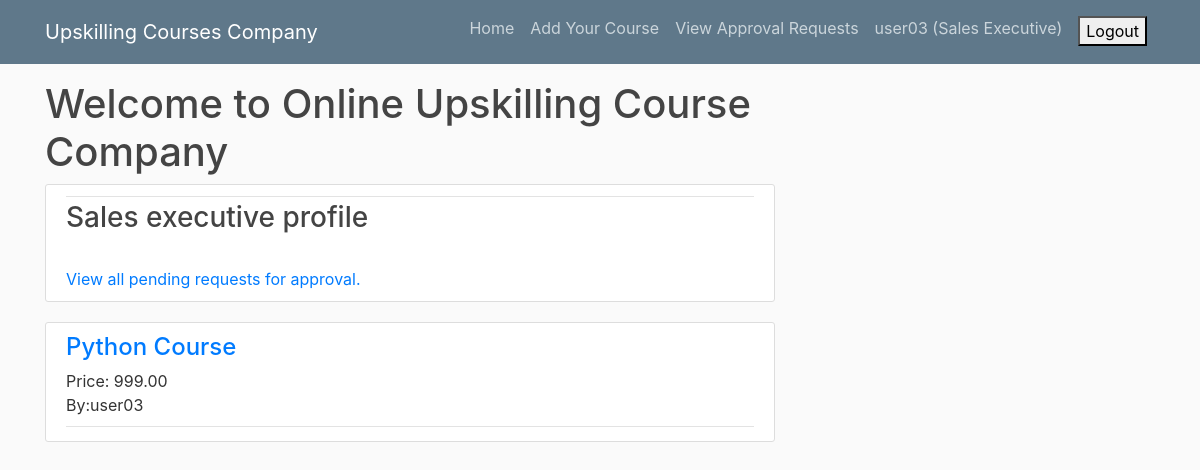
Page /home/ (signed in) on the committed database.
### accounts/models.py (models this page shows)
class User(AbstractUser):
    is_admin = models.BooleanField(default=False)
    is_customer = models.BooleanField(default=False)
    is_customerexecutive = models.BooleanField(default=False)
    is_salesexecutive = models.BooleanField(default=False)
    username = models.CharField(unique=True, max_length=100)
    email = models.EmailField(max_length=100)
    first_name = models.CharField(max_length=100)
    last_name = models.CharField(max_length=100)

class SalesExecutive(models.Model):
    user = models.OneToOneField(User, on_delete=models.CASCADE, primary_key=True)
    username = models.CharField(unique=True, max_length=100)
    email = models.EmailField(max_length=100)
    first_name = models.CharField(max_length=100)
    last_name = models.CharField(max_length=100)
    def __str__(self):
        return str(self.user)

### products/models.py (models this page shows, shortened)
class Product(models.Model):
    product_id      = models.IntegerField(primary_key=True)
    product_name    = models.CharField(max_length=100)
    product_price   = models.DecimalField(max_digits=6, decimal_places=2)
    product_seller  = models.ForeignKey(SalesExecutive, on_delete=models.CASCADE)

### products/views.py (the view)
# urls.py: path('home/', home, name='home'),
def home(request):
    products = Product.objects.all()
    return render(request, 'products/home.html', {'products':products})

### products/templates/products/home.html (shortened to what this page needs)
{% extends 'base.html' %}
{% block content %}
{% if user.is_customer %}
    <h1>Welcome to Online Upskilling Course Company</h1><br>
    <h3>Courses Available</h3>
    {% for i in products %}
        <article class="media content-section">
            <div class="media-body">
                <div class="article-metadata"></div>
                <h3><a href="{% url 'products:productdetail' product_id=i.product_id %}">{{ i.product_name }}</a></h3>
                <h6>By:{{ i.product_seller }}<br>
                Price: {{ i.product_price }}</h6><br>
            </div>
        </article>
    {% endfor %}
{% elif user.is_salesexecutive %}
    <h1>Welcome to Online Upskilling Course Company</h1>
    <article class="media content-section">
        <div class="media-body">
            <div class="article-metadata"></div>
            <h3>Sales executive profile</h3><br>
            <a href="{% url 'orders:approvalrequestsall' %}">View all pending requests for approval.</a>
        </div>
    </article>
    {% for i in products %}
        <article class="media content-section">
            <div class="media-body">
                <div class="article-metadata">
                <h4><a href="{% url 'products:productdetail' product_id=i.product_id %}">{{ i.product_name }}</a></h4>
                <label>Price: {{ i.product_price }}<br>
                By:{{ i.product_seller }}</label><br>
                </div>
            </div>
        </article>
    {% endfor %}
{% endif %}
{% endblock %}

### templates/base.html (shortened to what this page needs)
{% load static %}
<!DOCTYPE html>
<html>
<head>
    <link rel="stylesheet" href="https://maxcdn.bootstrapcdn.com/bootstrap/4.0.0/css/bootstrap.min.css">
    <link rel="stylesheet" type="text/css" href="{% static 'style.css' %}">
</head>
<body>
    <header class="site-header">
        <nav class="navbar navbar-expand-md navbar-dark bg-steel fixed-top">
            <div class="container">
                <a class="navbar-brand mr-4" href="{% url 'products:home' %}">Upskilling Courses Company</a>
                <div class="collapse navbar-collapse" id="navbarToggle">
                    <div class="navbar-nav">
                        {% if user.is_customer %}
                            <a class="nav-item nav-link" href="{% url 'products:home' %}">Home</a>
                            <a class="nav-item nav-link" href="{% url 'orders:mycourses' %}">My Courses</a>
                            <label class="nav-item nav-link">{{ request.user }} (Customer)</label>
                            <form class="nav-item nav-link" action="{% url 'accounts:logout' %}" method="POST">
                                {% csrf_token %}
                                <button type="submit">Logout</button>
                            </form>
                        {% elif user.is_salesexecutive %}
                            <a class="nav-item nav-link" href="{% url 'products:home' %}">Home</a>
                            <a class="nav-item nav-link" href="{% url 'products:productcreate' %}">Add Your Course</a><br>
                            <a class="nav-item nav-link" href="{% url 'orders:approvalrequestsall' %}">View Approval Requests</a><br>
                            <label class="nav-item nav-link">{{ request.user }} (Sales Executive)</label>
                            <form class="nav-item nav-link" action="{% url 'accounts:logout' %}" method="POST">
                                <button type="submit">Logout</button>
                            </form>
                        {% else %}
                                <a class="nav-item nav-link" href="{% url 'accounts:login' %}">Login</a>
                                <a class="nav-item nav-link" href="{% url 'accounts:signup' %}">Signup</a>
                        {% endif %}
                    </div>
                </div>
            </div>
        </nav>
    </header>
    <main role="main" class="container">
        <div class="row">
            <div class="col-md-8">
                {% block content %}{% endblock %}
            </div>
        </div>
    </main>
</body>
</html>

### static/style.css (style rules this page uses)
body { background: #fafafa; color: #333333; margin-top: 5rem; }
h1, h2, h3, h4, h5, h6 { color: #444444; }
.bg-steel { background-color: #5f788a; }
.site-header .navbar-nav .nav-link { color: #cbd5db; }
.content-section { background: #ffffff; padding: 10px 20px; border: 1px solid #dddddd; border-radius: 3px; margin-bottom: 20px; }
.article-metadata { padding-bottom: 1px; margin-bottom: 4px; border-bottom: 1px solid #e3e3e3 }

### rows in the picture
User: user "user03"
Product: product_name "Python Course", product_price "999.00", product_seller "user03"
